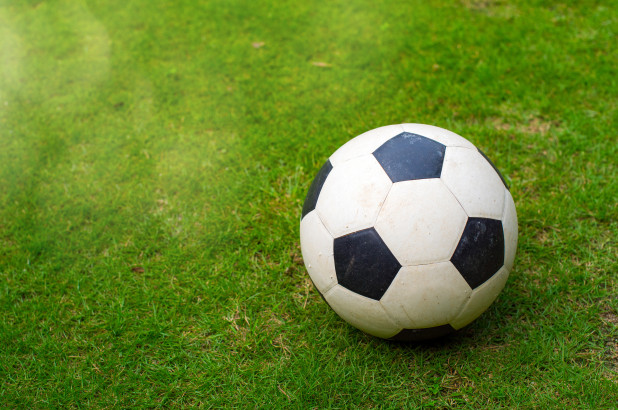
#> input picture soccer1.jpg, 618 x 410 px, found by its file name
$ jupyter execute SoccerBall.ipynb
#> lines starting #> are read from the running program, lines starting #| are printed output that depends on the picture; after the words box and inside, x2 and y2 are one past the last pixel; in counts of white or black regions, pixels touching at a corner belong together
[cell 1]
import cv2
import numpy as np
from matplotlib import pyplot as plt

image = cv2.imread("C:/Users/rohan/soccer1.jpg")
#> image is the input picture: shape (410, 618, 3); mean B, G, R 43.2, 130.3, 102.5
print(image.shape)
#| (410, 618, 3)

[cell 2]
b,g,r = cv2.split(image)
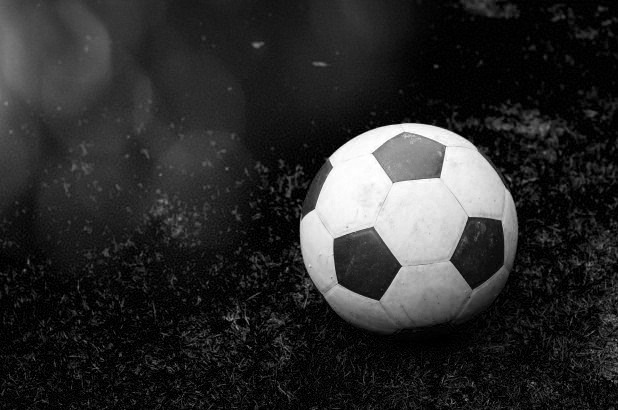
#> b: shape (410, 618); min 0, max 255, mean 43.2
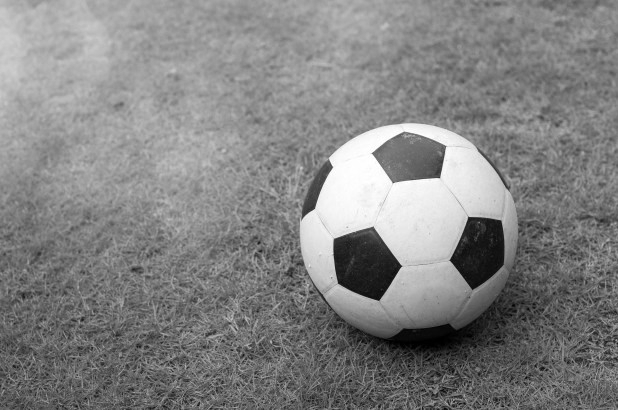
#> g: shape (410, 618); min 0, max 255, mean 130.3
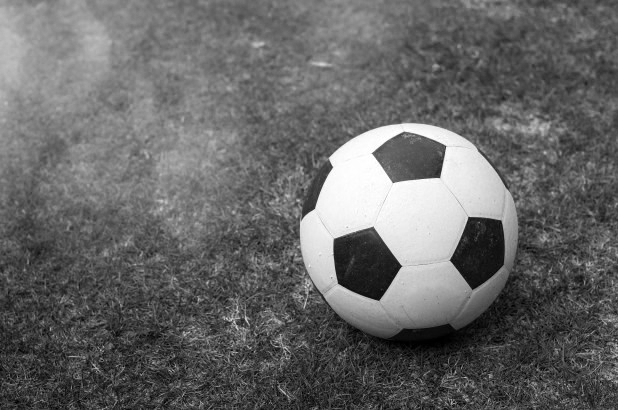
#> r: shape (410, 618); min 0, max 255, mean 102.5

g[g<190] = 0
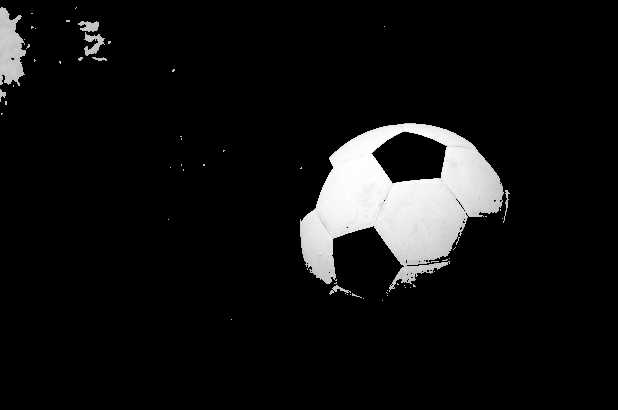
#> g: shape (410, 618); min 0, max 255, mean 17.8
g[g>190] = 255
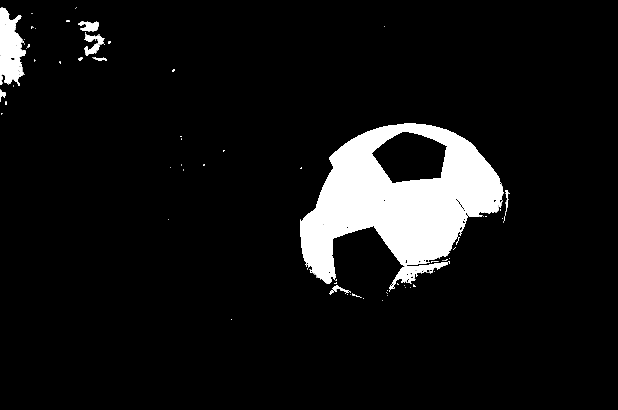
#> g: shape (410, 618); 7.67% of pixels changed, all inside (x1, y1, x2, y2) = (0, 8, 510, 320)

imageg = cv2.merge((g,g,g))

g[0:410, 0:618] = 0
#> g: shape (410, 618); 7.85% of pixels changed, all inside (x1, y1, x2, y2) = (0, 7, 510, 320)
nogreen = cv2.merge((b,g,r))
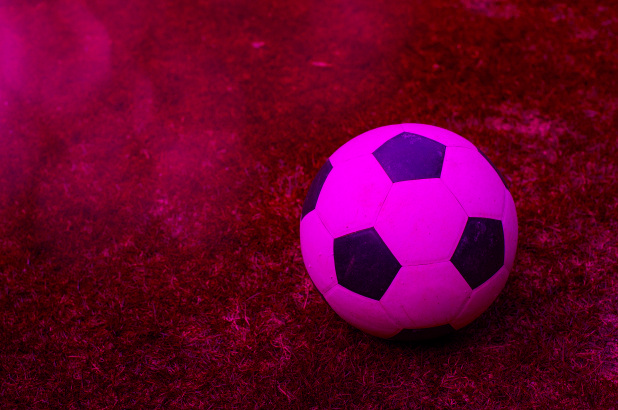
#> nogreen: shape (410, 618, 3); mean B, G, R 43.2, 0, 102.5

cv2.imshow("no green", imageg)

cv2.waitKey(0)
cv2.destroyAllWindows()

[cell 3]
edges = cv2.Canny(image,100,200)
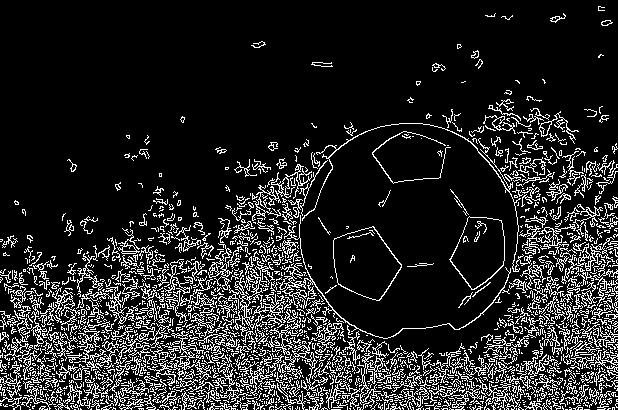
#> edges: shape (410, 618); 14.4% white in thin lines or dots
plt.subplot(121),plt.imshow(image,cmap = 'gray')
plt.title('Original Image'), plt.xticks([]), plt.yticks([])
plt.subplot(122),plt.imshow(edges,cmap = 'gray')
plt.title('Edge Image'), plt.xticks([]), plt.yticks([])
plt.show()
#> figure, not shown here; B, G, R data is drawn as R, G, B

$ run again, with bluetest.jpg copied over soccer1.jpg
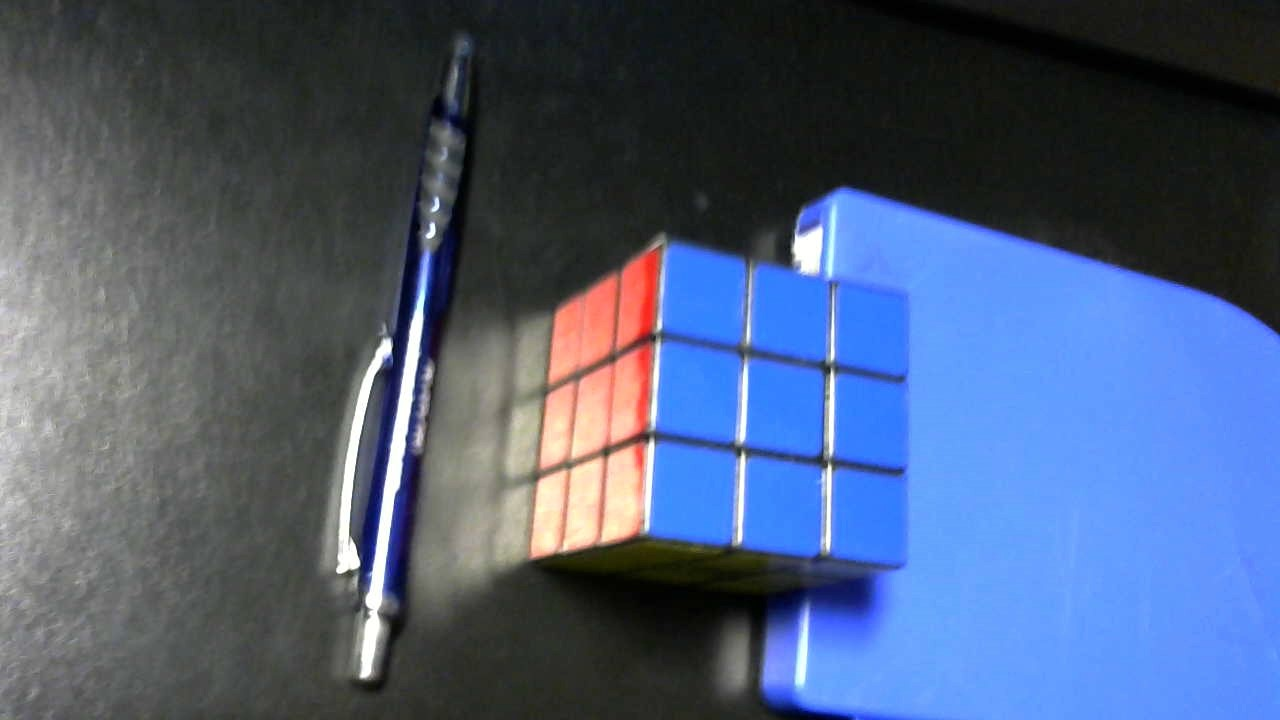
#> input picture bluetest.jpg, 1280 x 720 px, found by its file name
#> image is the input picture: shape (720, 1280, 3); mean B, G, R 121.2, 92.8, 77.1
#| (720, 1280, 3)
#> `nogreen = cv2.merge((b,g,r))`:
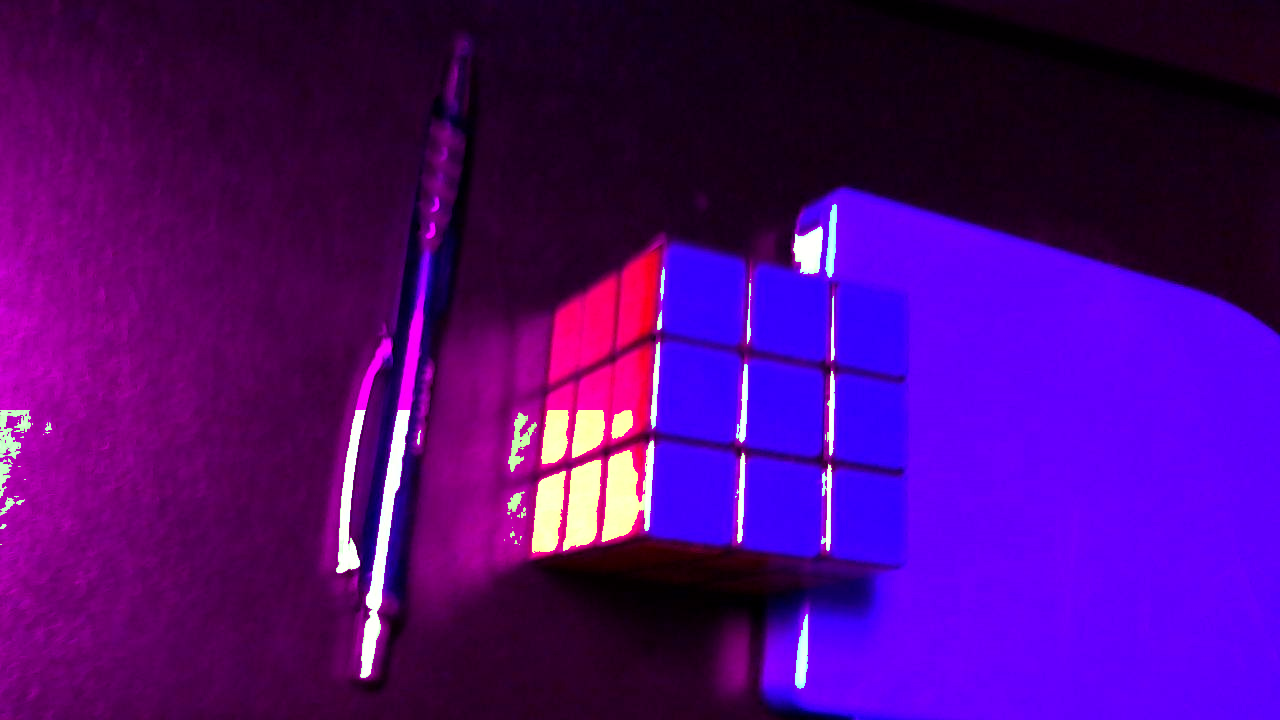
#> nogreen: shape (720, 1280, 3); mean B, G, R 121.2, 6.3, 77.1
#> `edges = cv2.Canny(image,100,200)`:
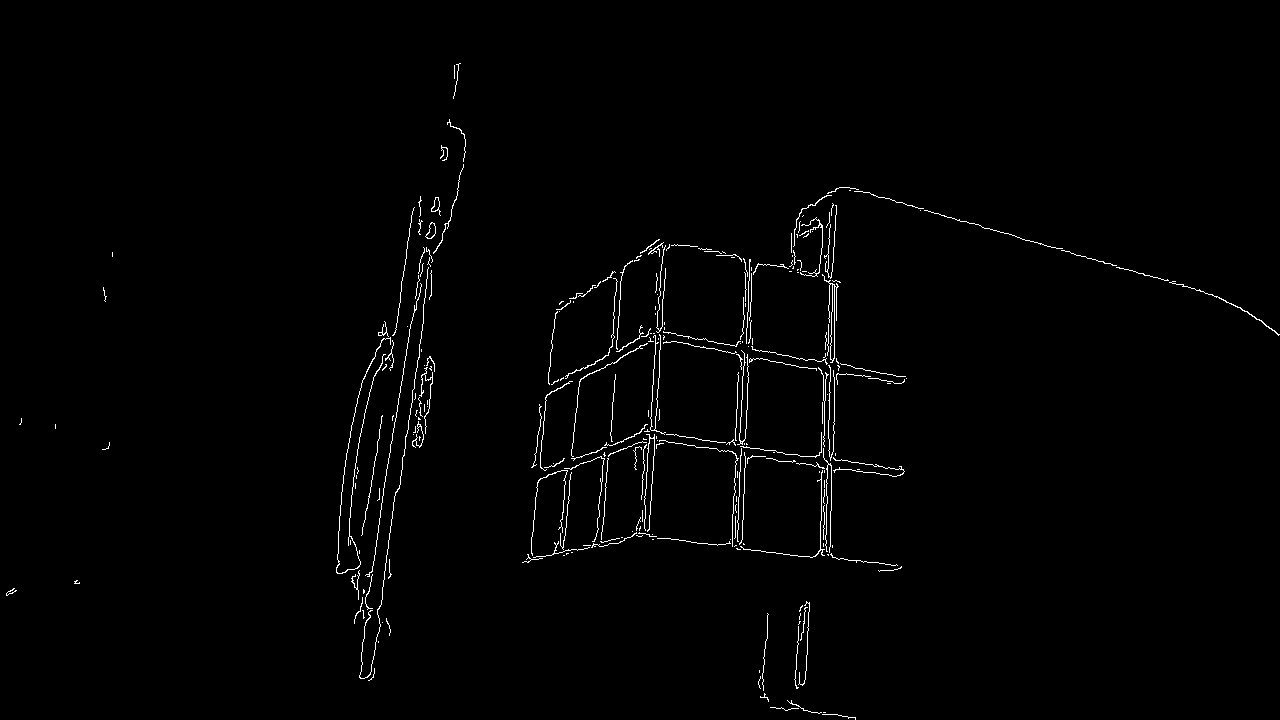
#> edges: shape (720, 1280); 1.2% white in thin lines or dots
